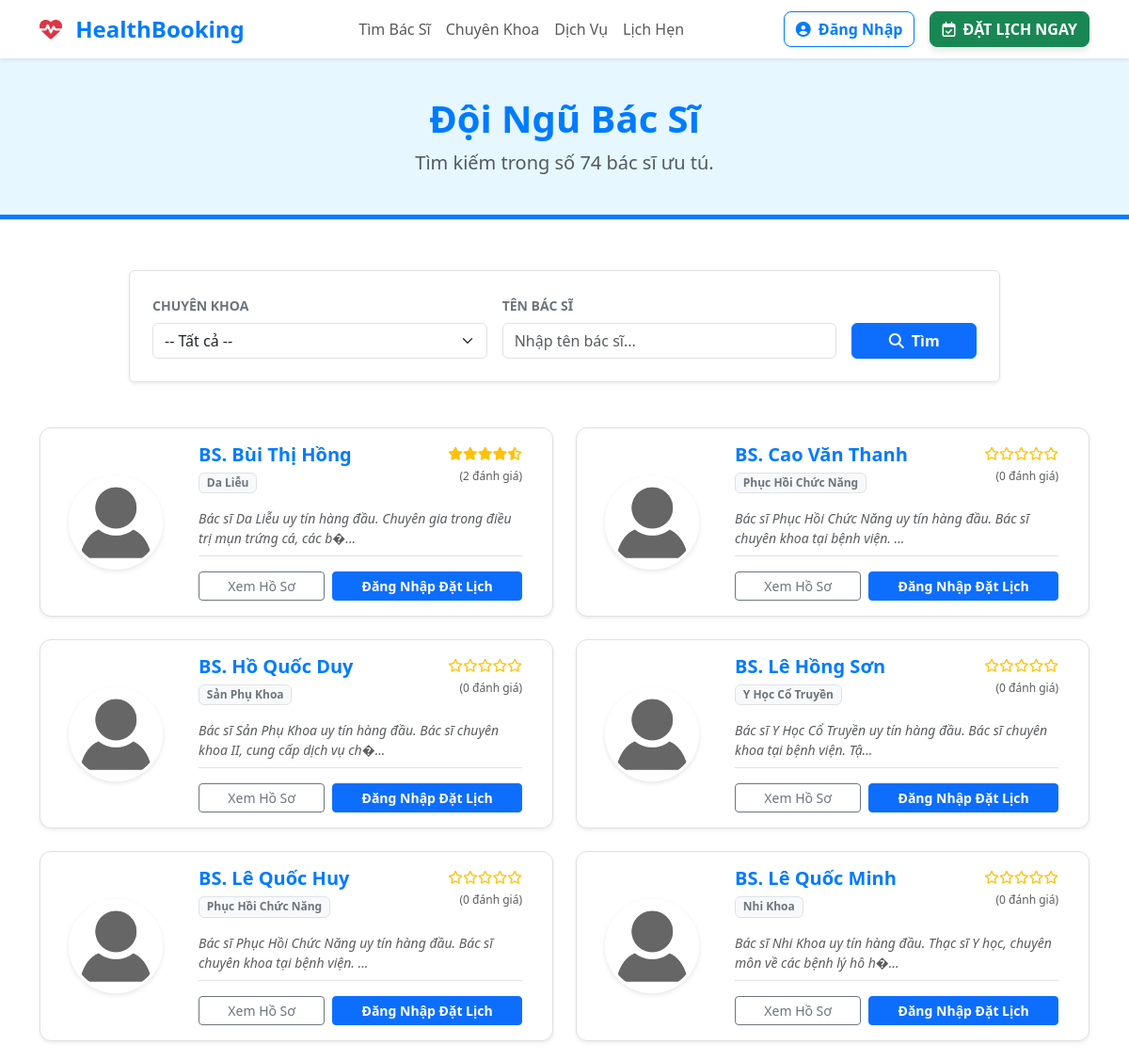
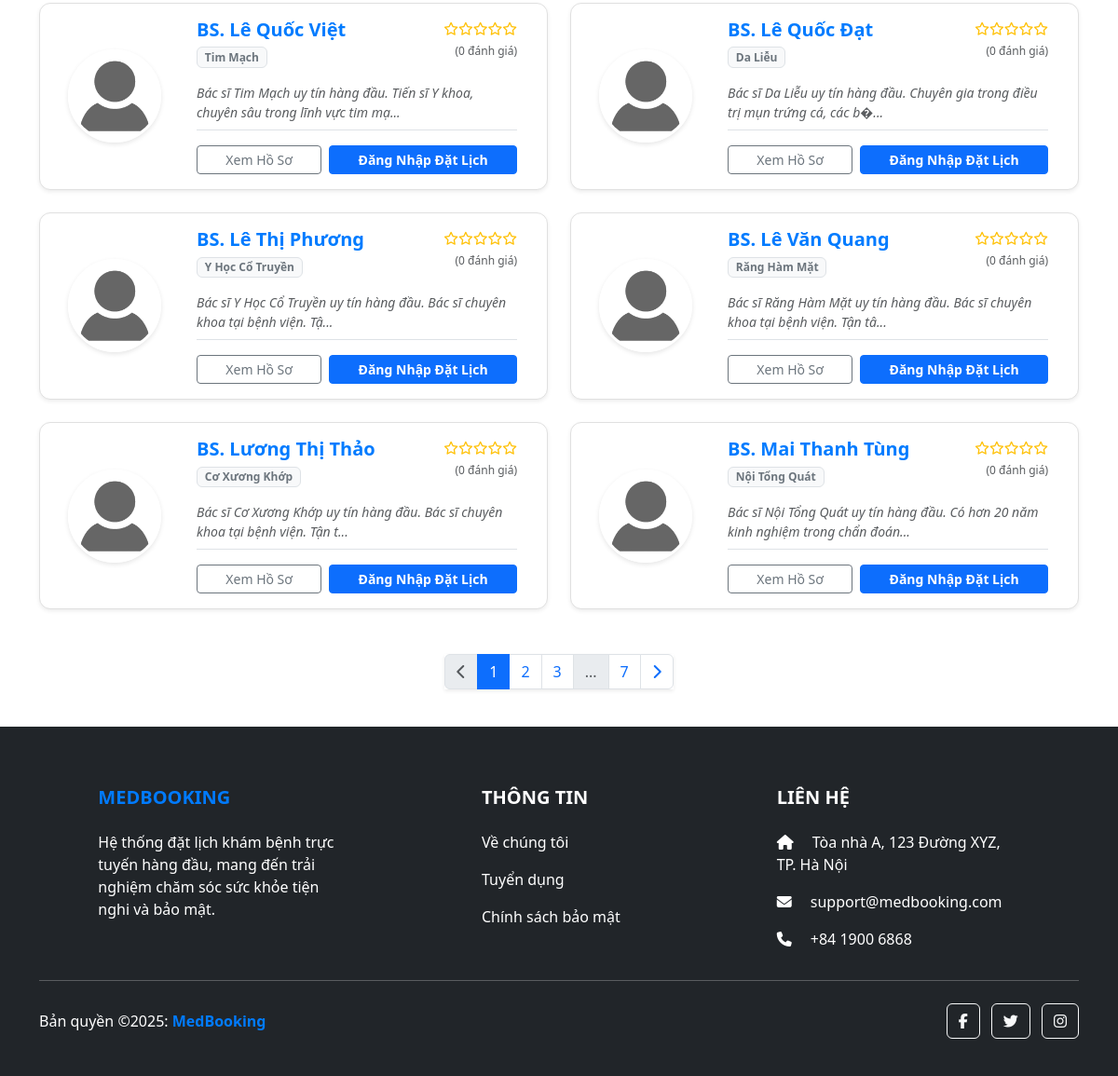
The app's page /tim-bac-si.php with its own data (2 pictures, top to bottom).
### tables this page shows
CREATE TABLE `doctors` (
  `doctor_id` int(11) NOT NULL,
  `full_name` varchar(150) NOT NULL,
  `license_code` varchar(50) NOT NULL DEFAULT 'BS000000',
  `date_of_birth` date DEFAULT NULL,
  `phone_number` varchar(20) DEFAULT NULL,
  `email` varchar(100) DEFAULT NULL,
  `login_id` varchar(255) DEFAULT NULL,
  `profile_picture` varchar(255) DEFAULT NULL,
  `password_hash` varchar(255) DEFAULT NULL COMMENT 'Mã băm mật khẩu cho việc đăng nhập hệ thống',
  `department_id` int(11) NOT NULL,
  `license_number` varchar(50) DEFAULT NULL,
  `biography` text DEFAULT NULL,
  `status` enum('ACTIVE','INACTIVE','ON_LEAVE') DEFAULT 'ACTIVE',
  `created_at` timestamp NOT NULL DEFAULT current_timestamp(),
  `experience_years` int(11) DEFAULT 0,
  `education` varchar(255) DEFAULT NULL,
  `working_location` varchar(255) DEFAULT NULL
);

CREATE TABLE `departments` (
  `department_id` int(11) NOT NULL,
  `department_name` varchar(100) NOT NULL,
  `icon_class` varchar(50) DEFAULT NULL,
  `description` text DEFAULT NULL
);

### includes/logic_doctor_list.php (called while the page is built, shortened)
<?php
require_once 'includes/functions.php';
$filter_department = $_GET['chuyen_khoa'] ?? '';
$filter_name = trim($_GET['ten'] ?? '');
global $pdo;
$limit = 12;
$page = max(1, (int) ($_GET['p'] ?? 1));
$offset = ($page - 1) * $limit;
$where_clauses = ["D.status = 'ACTIVE'"];
$params = [];
$where_sql = implode(' AND ', $where_clauses);
$sql_count = "SELECT COUNT(D.doctor_id) FROM Doctors D JOIN Departments T ON D.department_id = T.department_id WHERE $where_sql";
$stmt_count = $pdo->prepare($sql_count);
$stmt_count->execute($params);
$total_doctors = $stmt_count->fetchColumn();
$total_pages = ceil($total_doctors / $limit);
$sql_doctors = "
    SELECT D.doctor_id, D.full_name, D.profile_picture, D.biography, T.department_name,
           COALESCE(AVG(R.rating_score), 0) AS average_rating, COUNT(R.rating_id) AS total_reviews
    FROM Doctors D
    JOIN Departments T ON D.department_id = T.department_id
    LEFT JOIN Ratings R ON D.doctor_id = R.doctor_id
    WHERE $where_sql
    GROUP BY D.doctor_id
    ORDER BY D.full_name ASC
    LIMIT :limit OFFSET :offset
";
$stmt_doctors = $pdo->prepare($sql_doctors);
$stmt_doctors->bindValue(':limit', $limit, PDO::PARAM_INT);
$stmt_doctors->bindValue(':offset', $offset, PDO::PARAM_INT);
$stmt_doctors->execute();
$doctors_list = $stmt_doctors->fetchAll();
?>

### tim-bac-si.php (the view, shortened to what this page needs)
<?php require_once 'includes/logic_doctor_list.php'; ?>
<!DOCTYPE html>
<html lang="vi">
<head>
    <link href="https://cdn.jsdelivr.net/npm/bootstrap@5.3.3/dist/css/bootstrap.min.css" rel="stylesheet">
    <link rel="stylesheet" href="https://cdnjs.cloudflare.com/ajax/libs/font-awesome/6.5.2/css/all.min.css">
    <link rel="stylesheet" href="css/doctor-list.css">
</head>
<body>
    <?php include 'includes/header.php'; ?>
    <main>
        <section class="page-header-banner">
            <div class="container">
                <h1 class="fw-bolder text-primary text-center mb-0">Đội Ngũ Bác Sĩ</h1>
                <p class="lead text-center text-muted mt-2 mb-0">Tìm kiếm trong số <?php echo $total_doctors; ?> bác sĩ
                    ưu tú.</p>
            </div>
        </section>
        <div class="container py-4">
            <div class="row mb-5 justify-content-center">
                <div class="col-lg-10">
                    <form action="tim-bac-si.php" method="GET" class="p-4 rounded shadow-sm bg-white border">
                        <div class="row g-3 align-items-end">
                            <div class="col-md-5">
                                <label class="form-label fw-bold small text-uppercase text-secondary">Chuyên
                                    Khoa</label>
                                <select class="form-select" name="chuyen_khoa" onchange="this.form.submit()">
                                    <option value="">-- Tất cả --</option>
                                </select>
                            </div>
                            <div class="col-md-5">
                                <label class="form-label fw-bold small text-uppercase text-secondary">Tên Bác Sĩ</label>
                                <input type="text" class="form-control" name="ten" placeholder="Nhập tên bác sĩ..."
                                    value="<?= htmlspecialchars($filter_name); ?>">
                            </div>
                            <div class="col-md-2">
                                <button type="submit" class="btn btn-primary w-100 fw-bold"><i
                                        class="fas fa-search me-1"></i> Tìm</button>
                            </div>
                        </div>
                    </form>
                </div>
            </div>
            <div class="row">
                <?php if (!empty($doctors_list)): ?>
                    <?php foreach ($doctors_list as $doctor): ?>
                        <div class="col-lg-6 mb-4">
                            <div class="card doctor-card shadow-sm p-3">
                                <div class="row g-0 align-items-center">
                                    <div class="col-md-3 text-center">
                                        <img src="<?= htmlspecialchars($doctor['image']); ?>"
                                            class="rounded-circle doctor-avatar mb-3 mb-md-0">
                                    </div>
                                    <div class="col-md-9">
                                        <div class="card-body py-0 ps-md-4">
                                            <div class="d-flex justify-content-between align-items-start">
                                                <div>
                                                    <a href="chi-tiet-bac-si.php?id=<?= $doctor['doctor_id']; ?>"
                                                        class="text-decoration-none text-dark">
                                                        <h5 class="card-title fw-bold text-primary mb-1">
                                                            <?= htmlspecialchars($doctor['full_name']); ?>
                                                        </h5>
                                                    </a>
                                                    <span
                                                        class="badge bg-light text-secondary border mb-2"><?= htmlspecialchars($doctor['department_name']); ?></span>
                                                </div>
                                                <div class="text-end">
                                                    <div class="text-warning small">
                                                        <?= render_stars((float) $doctor['rating']); ?>
                                                    </div>
                                                    <small class="text-muted"
                                                        style="font-size: 0.75rem;">(<?= $doctor['total_reviews']; ?> đánh
                                                        giá)</small>
                                                </div>
                                            </div>
                                            <p class="card-text small text-muted fst-italic mt-2 mb-3 border-bottom pb-2">
                                                <?= htmlspecialchars($doctor['short_bio']); ?>
                                            </p>
                                            <div class="d-flex gap-2">
                                                <a href="chi-tiet-bac-si.php?id=<?= $doctor['doctor_id']; ?>"
                                                    class="btn btn-sm btn-outline-secondary flex-grow-1">Xem Hồ Sơ</a>
                                                <?php
                                                $link = $is_logged_in ? "dat-lich.php?id=" . $doctor['doctor_id'] : "login.php?redirect=" . urlencode("dat-lich.php?id=" . $doctor['doctor_id']);
                                                $btn_cls = $is_logged_in ? "btn-success" : "btn-primary";
                                                $btn_txt = $is_logged_in ? "Đặt Lịch" : "Đăng Nhập Đặt Lịch";
                                                ?>
                                                <a href="<?= $link; ?>"
                                                    class="btn btn-sm <?= $btn_cls; ?> flex-grow-1 fw-bold"><?= $btn_txt; ?></a>
                                            </div>
                                        </div>
                                    </div>
                                </div>
                            </div>
                        </div>
                    <?php endforeach; ?>
                <?php endif; ?>
            </div>
            <?php if ($total_pages > 1): ?>
                <div class="row mt-4">
                    <div class="col-12 d-flex justify-content-center">
                        <nav>
                            <ul class="pagination shadow-sm">
                                <li class="page-item <?= ($page <= 1) ? 'disabled' : ''; ?>">
                                    <a class="page-link"
                                        href="?p=<?= $page - 1; ?>&chuyen_khoa=<?= urlencode($filter_department); ?>&ten=<?= urlencode($filter_name); ?>"><i
                                            class="fas fa-chevron-left"></i></a>
                                </li>
                                <?php
                                $start = max(1, $page - 2);
                                $end = min($total_pages, $page + 2);
                                for ($i = $start; $i <= $end; $i++):
                                    ?>
                                    <li class="page-item <?= ($i == $page) ? 'active' : ''; ?>">
                                        <a class="page-link"
                                            href="?p=<?= $i; ?>&chuyen_khoa=<?= urlencode($filter_department); ?>&ten=<?= urlencode($filter_name); ?>"><?= $i; ?></a>
                                    </li>
                                <?php endfor;
                                if ($end < $total_pages)
                                    echo '<li class="page-item disabled"><span class="page-link">...</span></li><li class="page-item"><a class="page-link" href="?p=' . $total_pages . '">' . $total_pages . '</a></li>';
                                ?>
                                <li class="page-item <?= ($page >= $total_pages) ? 'disabled' : ''; ?>">
                                    <a class="page-link"
                                        href="?p=<?= $page + 1; ?>&chuyen_khoa=<?= urlencode($filter_department); ?>&ten=<?= urlencode($filter_name); ?>"><i
                                            class="fas fa-chevron-right"></i></a>
                                </li>
                            </ul>
                        </nav>
                    </div>
                </div>
            <?php endif; ?>
        </div>
    </main>
    <?php include 'includes/footer.php'; ?>
</body>
</html>

### includes/functions.php
<?php
if (!function_exists('render_stars')) {
    function render_stars(float $rating): string
    {
        $html = '';
        $full_stars = floor($rating);
        $has_half = ($rating - $full_stars) >= 0.5;
        $empty_stars = 5 - ceil($rating);
        for ($i = 0; $i < $full_stars; $i++) {
            $html .= '<i class="fas fa-star"></i>';
        }
        if ($has_half) {
            $html .= '<i class="fas fa-star-half-alt"></i>';
        }
        for ($i = 0; $i < $empty_stars; $i++) {
            $html .= '<i class="far fa-star"></i>';
        }
        return $html;
    }
}
?>

### css/doctor-list.css (style rules this page uses)
.page-header-banner { background-color: #e6f7ff; padding: 40px 0; margin-bottom: 30px; border-bottom: 5px solid #007bff; }
.doctor-card { border-radius: 12px; transition: transform 0.3s, box-shadow 0.3s; border: 1px solid #e0e0e0; background-color: #ffffff; height: 100%; }
.doctor-avatar { width: 100px; height: 100px; object-fit: cover; border: 3px solid #fff; box-shadow: 0 2px 5px rgba(0, 0, 0, 0.1); }
.text-primary { color: #007bff !important; }

### records on screen
doctors: full_name "BS. Bùi Thị Hồng", department.department_name "Da Liễu", total_reviews "2", short_bio "Bác sĩ Da Liễu uy tín hàng đầu. Chuyên gia trong điều trị mụn trứng cá, các b�...", btn_txt "Đăng Nhập Đặt Lịch"
doctors: full_name "BS. Cao Văn Thanh", department.department_name "Phục Hồi Chức Năng", total_reviews "0", short_bio "Bác sĩ Phục Hồi Chức Năng uy tín hàng đầu. Bác sĩ chuyên khoa tại bệnh viện. ...", btn_txt "Đăng Nhập Đặt Lịch"
doctors: full_name "BS. Hồ Quốc Duy", department.department_name "Sản Phụ Khoa", total_reviews "0", short_bio "Bác sĩ Sản Phụ Khoa uy tín hàng đầu. Bác sĩ chuyên khoa II, cung cấp dịch vụ ch�...", btn_txt "Đăng Nhập Đặt Lịch"
doctors: full_name "BS. Lê Hồng Sơn", department.department_name "Y Học Cổ Truyền", total_reviews "0", short_bio "Bác sĩ Y Học Cổ Truyền uy tín hàng đầu. Bác sĩ chuyên khoa tại bệnh viện. Tậ...", btn_txt "Đăng Nhập Đặt Lịch"
doctors: full_name "BS. Lê Quốc Huy", department.department_name "Phục Hồi Chức Năng", total_reviews "0", short_bio "Bác sĩ Phục Hồi Chức Năng uy tín hàng đầu. Bác sĩ chuyên khoa tại bệnh viện. ...", btn_txt "Đăng Nhập Đặt Lịch"
doctors: full_name "BS. Lê Quốc Minh", department.department_name "Nhi Khoa", total_reviews "0", short_bio "Bác sĩ Nhi Khoa uy tín hàng đầu. Thạc sĩ Y học, chuyên môn về các bệnh lý hô h�...", btn_txt "Đăng Nhập Đặt Lịch"
doctors: full_name "BS. Lê Quốc Việt", department.department_name "Tim Mạch", total_reviews "0", short_bio "Bác sĩ Tim Mạch uy tín hàng đầu. Tiến sĩ Y khoa, chuyên sâu trong lĩnh vực tim mạ...", btn_txt "Đăng Nhập Đặt Lịch"
doctors: full_name "BS. Lê Quốc Đạt", department.department_name "Da Liễu", total_reviews "0", short_bio "Bác sĩ Da Liễu uy tín hàng đầu. Chuyên gia trong điều trị mụn trứng cá, các b�...", btn_txt "Đăng Nhập Đặt Lịch"
doctors: full_name "BS. Lê Thị Phương", department.department_name "Y Học Cổ Truyền", total_reviews "0", short_bio "Bác sĩ Y Học Cổ Truyền uy tín hàng đầu. Bác sĩ chuyên khoa tại bệnh viện. Tậ...", btn_txt "Đăng Nhập Đặt Lịch"
doctors: full_name "BS. Lê Văn Quang", department.department_name "Răng Hàm Mặt", total_reviews "0", short_bio "Bác sĩ Răng Hàm Mặt uy tín hàng đầu. Bác sĩ chuyên khoa tại bệnh viện. Tận tâ...", btn_txt "Đăng Nhập Đặt Lịch"
doctors: full_name "BS. Lương Thị Thảo", department.department_name "Cơ Xương Khớp", total_reviews "0", short_bio "Bác sĩ Cơ Xương Khớp uy tín hàng đầu. Bác sĩ chuyên khoa tại bệnh viện. Tận t...", btn_txt "Đăng Nhập Đặt Lịch"
doctors: full_name "BS. Mai Thanh Tùng", department.department_name "Nội Tổng Quát", total_reviews "0", short_bio "Bác sĩ Nội Tổng Quát uy tín hàng đầu. Có hơn 20 năm kinh nghiệm trong chẩn đoán...", btn_txt "Đăng Nhập Đặt Lịch"

### other values on screen
$total_doctors "74"
$total_pages "7"
